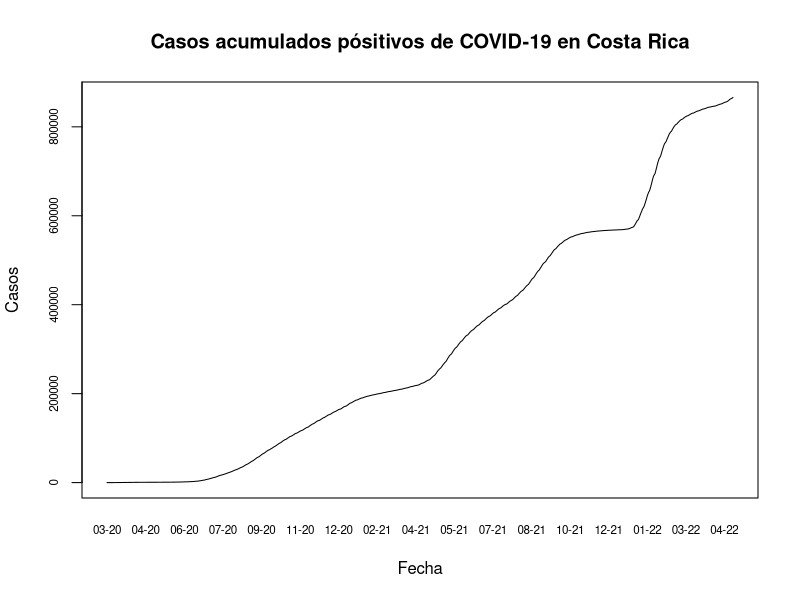
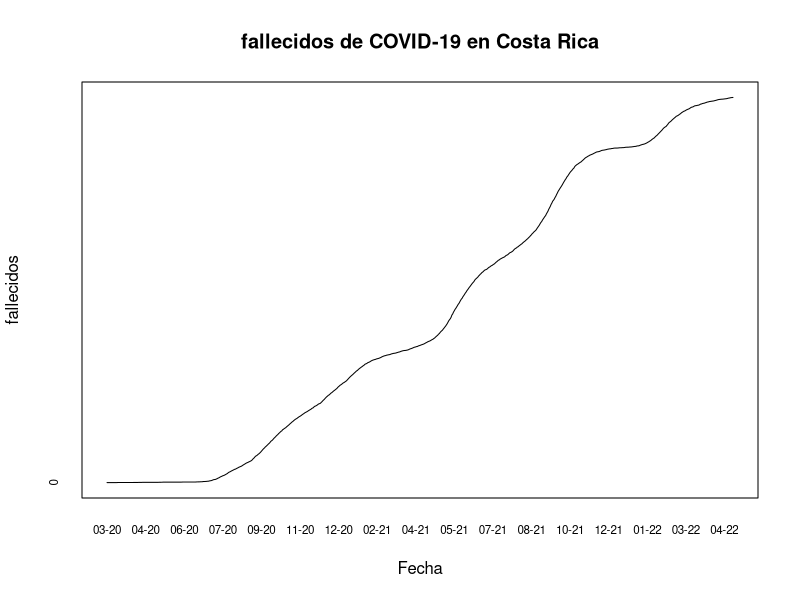
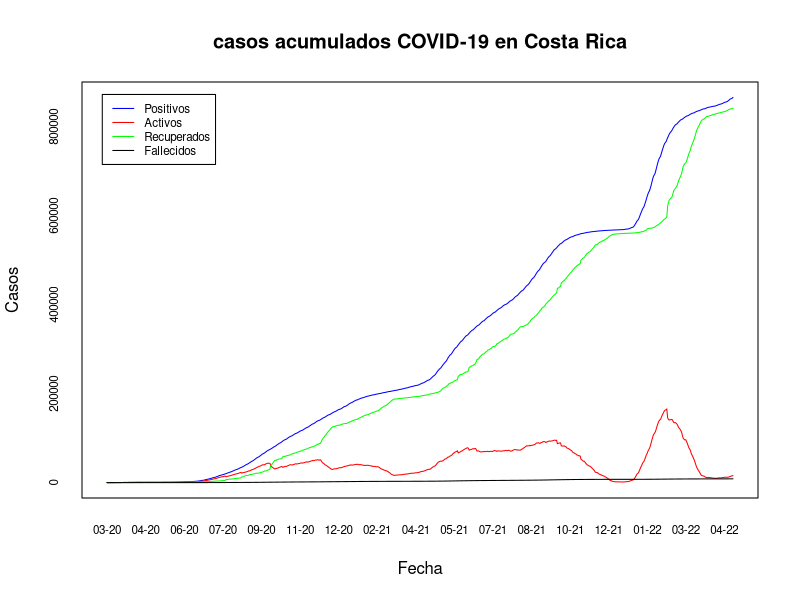
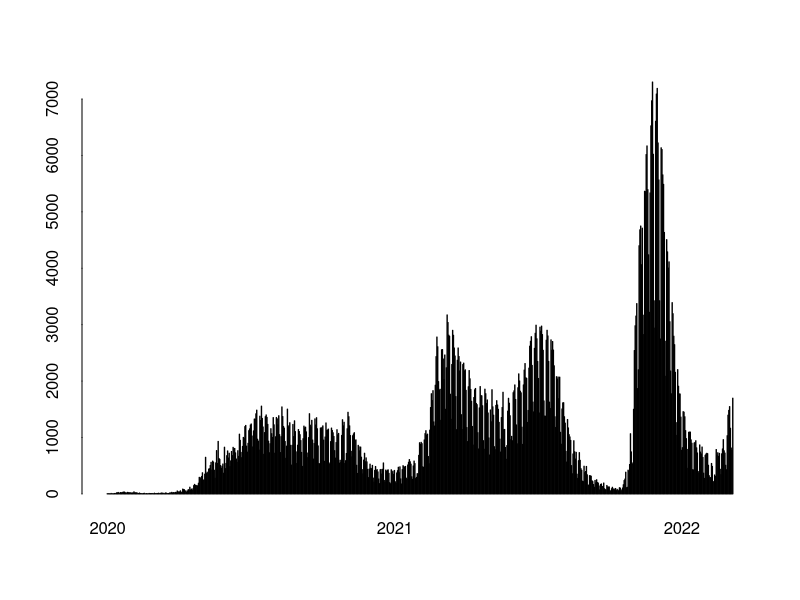
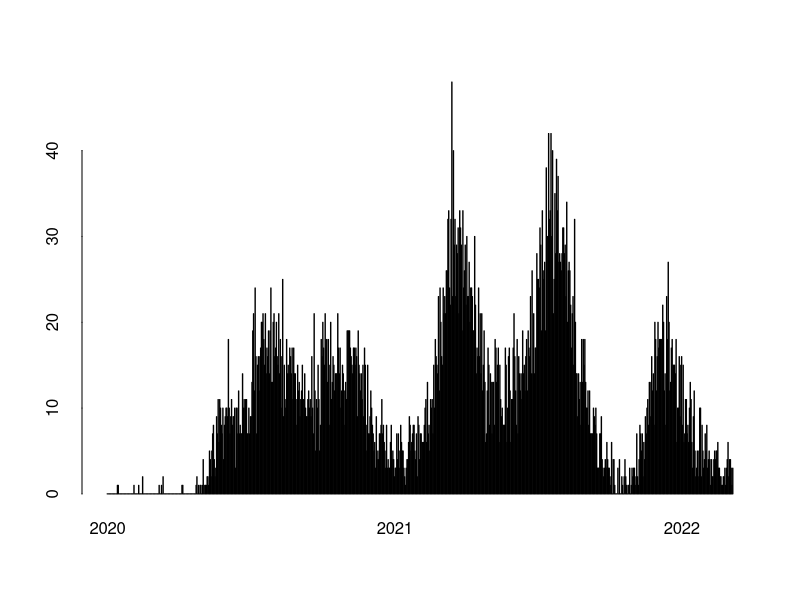

The R source for these figures, in order:
## ---- chunk 1
knitr::opts_chunk$set(echo = TRUE)
## ---- chunk 2
covid <- read.csv(file = "05_10_22_CSV_GENERAL.csv", sep =";")
## ---- chunk 3
covid$FECHA <- as.Date(covid$FECHA, format = "%d/%m/%Y")

## ---- chunk 4
options(scipen = 7)
## ---- chunk 5
plot(covid$FECHA,
     covid$positivos,
     type = "l",
     xaxt = "n",
     yaxt = "n",
     main = "Casos acumulados pósitivos de COVID-19 en Costa Rica",
     xlab ="Fecha", 
     ylab ="Casos"
     )
axis(
  side = 1,
  covid$FECHA,
  tick = FALSE,
  format(covid$FECHA, "%m-%y"),
  cex.axis = 0.7
  )
# fromato del eje y
axis(
  side = 2,
  covid$positivos,
  labels = TRUE,  
  at = seq(0, 1000000, by = 200000),
  cex.axis = .7
)
## ---- chunk 6
plot(covid$FECHA,
     covid$fallecidos,
     type = "l",
     xaxt = "n",
     yaxt = "n",
     main = "fallecidos de COVID-19 en Costa Rica",
     xlab ="Fecha", 
     ylab ="fallecidos"
      )
# Formato eje x
axis(
  side = 1,
  covid$FECHA,
  tick = FALSE,
  format(covid$FECHA, "%m-%y"),
  cex.axis = 0.7
  )
# Formato del eje y
axis(
  side = 2,
  covid$fallecidos,
  labels = TRUE,  
  at = seq(0, 1000000, by = 200000),
  cex.axis = .7
)
## ---- chunk 7
plot(
  covid$FECHA,
     covid$positivos,
     type = "l",
     xaxt = "n",
     yaxt = "n",
     main = "casos acumulados COVID-19 en Costa Rica",
     xlab ="Fecha", 
     ylab ="Casos",
  col = "blue" 
      )
# casos activos
lines(covid$FECHA, covid$activos, col = "red")

#casos recuperados
lines(covid$FECHA, covid$RECUPERADOS, col = "green")

#casos fallecidos
lines(covid$FECHA, covid$fallecidos, col = "black")

# Leyenda
legend(
  x = "topleft",
  inset = 0.03,
  legend = c("Positivos", "Activos", "Recuperados", "Fallecidos"),
  col = c("blue", "red", "green", "black"),
  lty = 1,
  cex = 0.7
)

# Formato eje x
axis(
  side = 1,
  covid$FECHA,
  tick = FALSE,
  format(covid$FECHA, "%m-%y"),
  cex.axis = 0.7
  )
# Formato del eje y
axis(
  side = 2,
  covid$fallecidos,
  labels = TRUE,  
  at = seq(0, 1000000, by = 200000),
  cex.axis = .7
)

## ---- chunk 8
# Gráfico de barras
barplot(
  height=covid$nue_posi,
  names.arg=format(covid$FECHA, "%Y"),
  ann = FALSE, 
  bty = "n", 
  tck = 0, 
  xaxt = "n",
  space = 1,
  main= "Casos positivos por día",
  xlab = "Fecha",
  ylab = "Casos positivos",
  col = "blue"
)

# Fechas minima y máxima
x_min <- min(covid$FECHA)
x_max <- max(covid$FECHA)

# Formato del eje X
axis(
  side = 1,
  at = match(seq(as.Date(x_min), x_max, "years"), covid$FECHA) * (1 + 1),
  labels = format(seq(as.Date(x_min), x_max, "years"), "%Y"),
  lwd = 0)

## ---- chunk 9
# Gráfico de barras
barplot(
  height=covid$nue_falleci,
  names.arg=format(covid$FECHA, "%Y"),
  ann = FALSE, 
  bty = "n", 
  tck = 0, 
  xaxt = "n",
  space = 1,
  main= "Casos fallecidos por día",
  xlab = "Fecha",
  ylab = "Casos fallecidos",
  col = "black"
)

# Fechas minima y máxima
x_min <- min(covid$FECHA)
x_max <- max(covid$FECHA)

# Formato del eje X
axis(
  side = 1,
  at = match(seq(as.Date(x_min), x_max, "years"), covid$FECHA) * (1 + 1),
  labels = format(seq(as.Date(x_min), x_max, "years"), "%Y"),
  lwd = 0)
